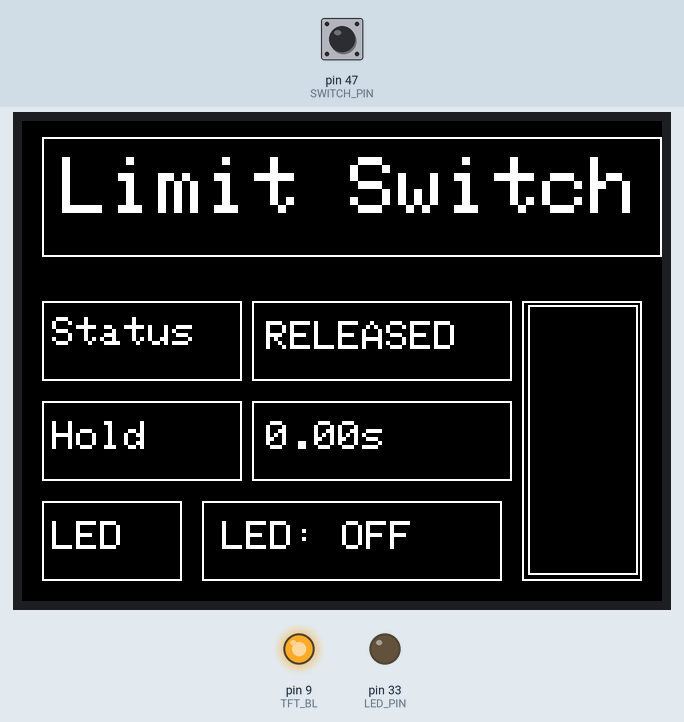
This sketch was run on a simulated Arduino Mega 2560, built with avr-gcc and run on an emulated ATmega2560. Shown: 320×240 colour display, output pins drawn as LEDs (lit = HIGH). The test bench sets the inputs (shaded band); at power-on: pin 47 (SWITCH_PIN) HIGH.

Above: at 1.4 s.
1.5 s: pin 47 (SWITCH_PIN) pulled LOW for 1 s
At 3.7 s:
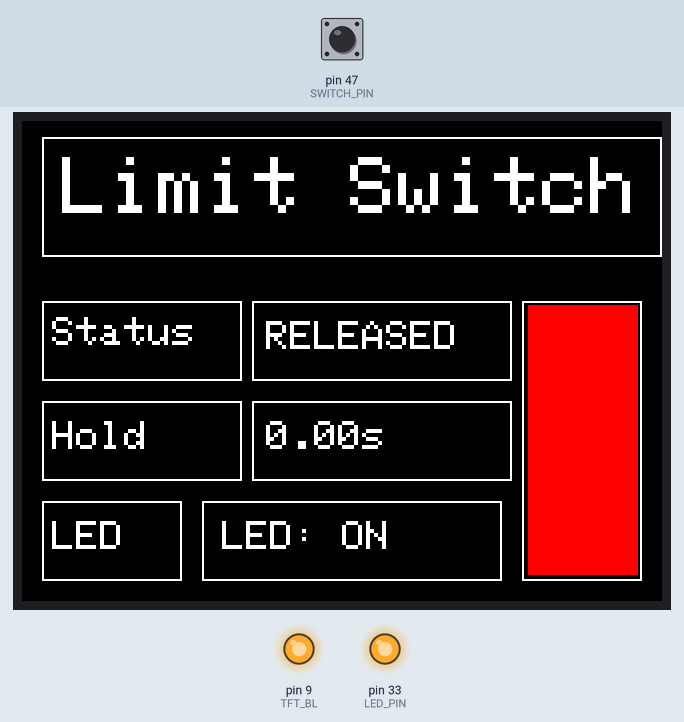
4.0 s: pin 47 (SWITCH_PIN) pulled LOW for 0.15 s
At 4.09 s:
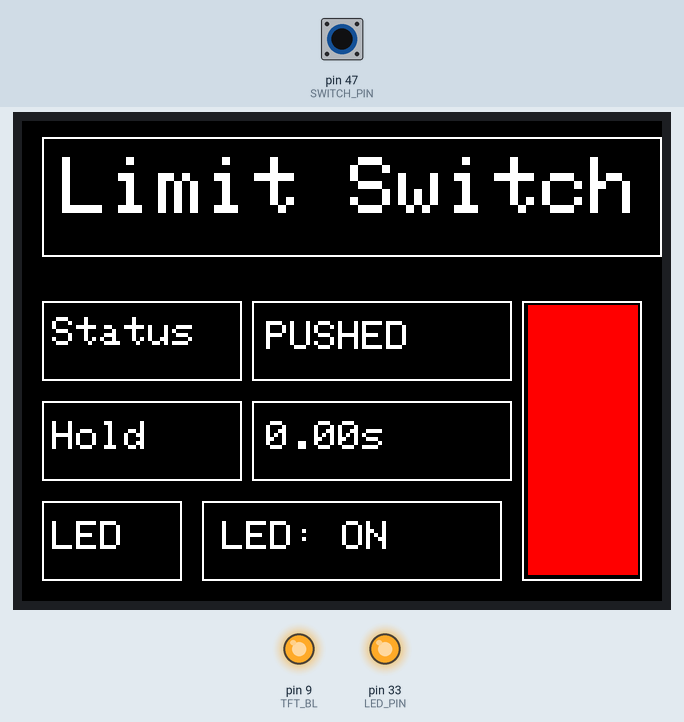
5.6 s: pin 47 (SWITCH_PIN) pulled LOW for 3.2 s
At 5.76 s:
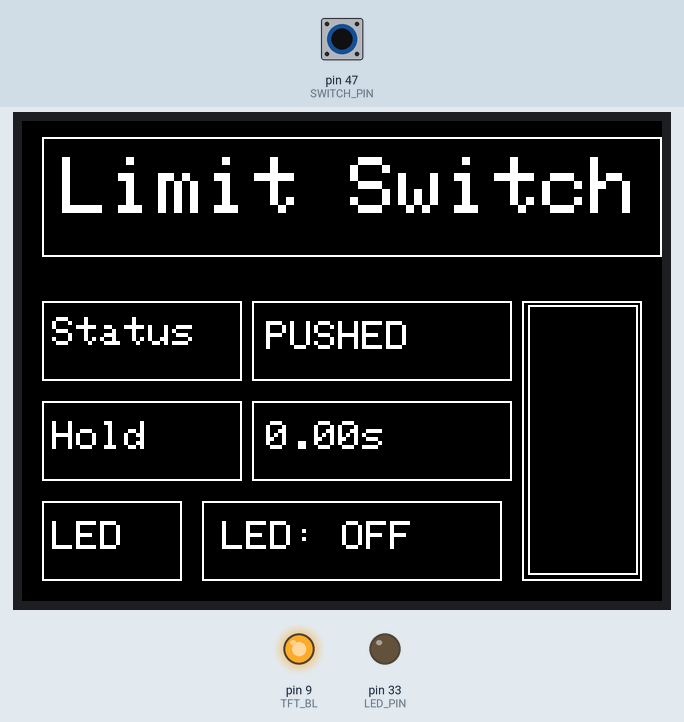
10.3 s: pin 47 (SWITCH_PIN) pulled LOW for 1 s
At 11.07 s:
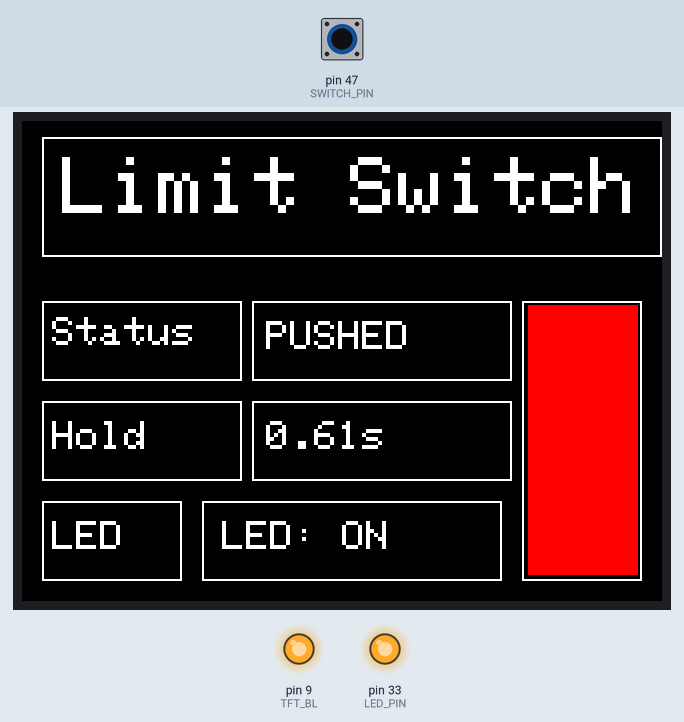
Timing chart, 0 to 13.3 s (numbered marks = the images above; inputs shaded):
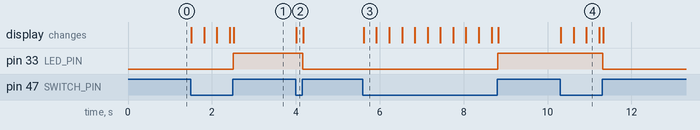

Measured:
- after the input at 1.5 s, pin 33 (LED_PIN): LOW → HIGH after 1.0 s; the display: first changes at once (image 1 shows a later state)
- after the input at 4.0 s, pin 33 (LED_PIN): HIGH → LOW after 0.17 s; the display: changes at once (image 2)
- after the input at 5.6 s, pin 33 (LED_PIN): LOW → HIGH after 3.2 s; the display: changes at once (image 3)
- after the input at 10.3 s, pin 33 (LED_PIN): HIGH → LOW after 1.0 s; the display: first changes at once (image 4 shows a later state)

The sketch:

LimitTFT.ino
```cpp
#include <Adafruit_GFX.h>
#include <Adafruit_ST7789.h>
#include <SPI.h>

#define TFT_CS    53
#define TFT_RST   8
#define TFT_DC    7
#define TFT_BL    9

#define SWITCH_PIN 47
#define LED_PIN    33

Adafruit_ST7789 tft = Adafruit_ST7789(TFT_CS, TFT_DC, TFT_RST);

bool switchPressed = false;
bool ledState = false;
unsigned long pressStartTime = 0;
float holdTime = 0;

void setup() {
  pinMode(SWITCH_PIN, INPUT);
  pinMode(LED_PIN, OUTPUT);
  pinMode(TFT_BL, OUTPUT);
  digitalWrite(TFT_BL, HIGH);

  tft.init(240, 320);
  tft.setRotation(1);
  tft.fillScreen(ST77XX_BLACK);

  drawLayout();
  drawStatus("RELEASED");
  drawHoldTime(0);
  drawLEDLabel("LED: OFF");
  drawAnimation(false);
}

void loop() {
  bool currentState = !digitalRead(SWITCH_PIN);

  if (currentState && !switchPressed) {
    switchPressed = true;
    pressStartTime = millis();
    drawStatus("PUSHED");
  }

  if (switchPressed && currentState) {
    holdTime = (millis() - pressStartTime) / 1000.0;
    drawHoldTime(holdTime);
  }

  if (switchPressed && !currentState) {
    switchPressed = false;
    holdTime = (millis() - pressStartTime) / 1000.0;

    drawStatus("RELEASED");
    drawHoldTime(0);

    if (holdTime >= 0.1) {
      ledState = !ledState;
      digitalWrite(LED_PIN, ledState ? HIGH : LOW);
      drawLEDLabel(ledState ? "LED: ON" : "LED: OFF");
      drawAnimation(ledState);
    }
  }

  delay(10);
}

void drawLayout() {
  tft.setTextSize(4);
  tft.setTextColor(ST77XX_WHITE);
  tft.drawRect(10, 8, 310, 60, ST77XX_WHITE);
  tft.setCursor(20, 18);
  tft.print("Limit Switch");

  tft.setTextSize(2);
  tft.drawRect(10, 90, 100, 40, ST77XX_WHITE);
  tft.setCursor(15, 98);
  tft.print("Status");
  tft.drawRect(115, 90, 130, 40, ST77XX_WHITE);

  tft.drawRect(10, 140, 100, 40, ST77XX_WHITE);
  tft.setCursor(15, 150);
  tft.print("Hold");
  tft.drawRect(115, 140, 130, 40, ST77XX_WHITE);

  tft.drawRect(10, 190, 70, 40, ST77XX_WHITE);
  tft.setCursor(15, 200);
  tft.print("LED");
  tft.drawRect(90, 190, 150, 40, ST77XX_WHITE);

  tft.drawRect(250, 90, 60, 140, ST77XX_WHITE);
}

void drawStatus(String status) {
  tft.fillRect(120, 100, 120, 26, ST77XX_BLACK);
  tft.setCursor(122, 100);
  tft.print(status);
}

void drawHoldTime(float seconds) {
  tft.fillRect(120, 150, 120, 26, ST77XX_BLACK);
  tft.setCursor(122, 150);
  tft.print(seconds, 2);
  tft.print("s");
}

void drawLEDLabel(String label) {
  tft.fillRect(100, 200, 130, 26, ST77XX_BLACK);
  tft.setCursor(100, 200);
  tft.print(label);
}

void drawAnimation(bool isOn) {
  tft.fillRect(251, 91, 58, 138, ST77XX_BLACK);
  if (isOn) {
    tft.fillRect(253, 92, 55, 135, ST77XX_RED);
  } else {
    tft.drawRect(253, 92, 55, 135, ST77XX_WHITE);
  }
}
```
